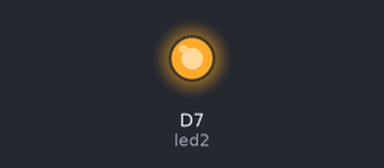
The sketch below on a simulated ESP8266 (NodeMCU). Parts: output pins drawn as LEDs (lit = HIGH).

Above: at 0.16 s.
At 12.1 s:
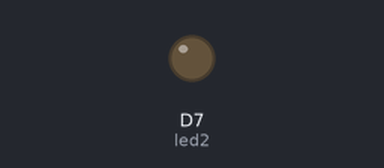
Timing chart, 0 to 17.3 s (numbered marks = the images above):
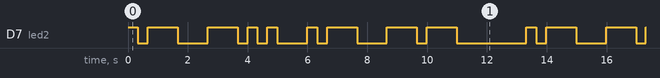

The sketch:

blinkname.ino
```cpp
// ------------
// Blink Name
// ------------

/*-------------

Original code is from https://docs.particle.io/tutorials/hardware-projects/hardware-examples/photon/ the 'Blind an LED' example

Modified by Adam Edwards for SIT210 task 2.1P


This program will blink Adam in Morse code on the inbuilt Photon Particle LED which is D7

-------------*/


// First, we're going to make some variables.
// This is our "shorthand" that we'll use throughout the program:

int led2 = D7; // Instead of writing D7 over and over again, we'll write led2
// This one is the little blue LED on your board. On the Photon it is next to D7, and on the Core it is next to the USB jack.

// This is the first of the functions. 'dot' that is one unit in length. One unit will be 333ms

void dot() {
    digitalWrite(led2, HIGH);
    delay(333);
    digitalWrite(led2, LOW);
}

// A 'dash'. Length is 3 units which will be 999ms

void dash() {
    digitalWrite(led2, HIGH);
    delay(999);
    digitalWrite(led2, LOW);
}

// A 'component gap'. This is the gap between components of a character. Length is one unit so 333ms

void component_gap() {
    delay(333);
}

// 'Character gap'. This is the gap between characters. Length is three units so 999ms

void character_gap() {
    delay(999);
}

// 'Word gap', the gap between words. It is seven units in length aka 2331ms

void word_gap() {
    delay(2331);
}

// In Morse code the letter A is a dot dash .-

void letter_a() {
    dot();
    component_gap();
    dash();
}

// In Morse code the letter D is dash dot dot -..

void letter_d() {
    dash();
    component_gap();
    dot();
    component_gap();
    dot();
}

// Letter M is dash dash --

void letter_m() {
    dash();
    component_gap();
    dash();
}

void word_adam() {
    letter_a();
    character_gap();
    letter_d();
    character_gap();
    letter_a();
    character_gap();
    letter_m();
}

// Configured led2 for output

void setup() {
	pinMode(led2, OUTPUT);
}

// loop the Adam function again and again

void loop() {
    word_adam();
    word_gap();
}
```

Measured:
- by itself, D7 (led2): repeats every 13.3 s: LOW 0.33 s, HIGH 1.0 s, LOW 1.0 s, HIGH 1.0 s, 2 × (LOW 0.33 s, HIGH 0.33 s), LOW 1.0 s, HIGH 0.33 s, LOW 0.33 s, HIGH 1.0 s, LOW 1.0 s, HIGH 1.0 s, LOW 0.33 s, HIGH 1.0 s, LOW 2.3 s, HIGH 0.33 s
- by itself, everything shown: repeats every 13.3 s, in 18 steps
